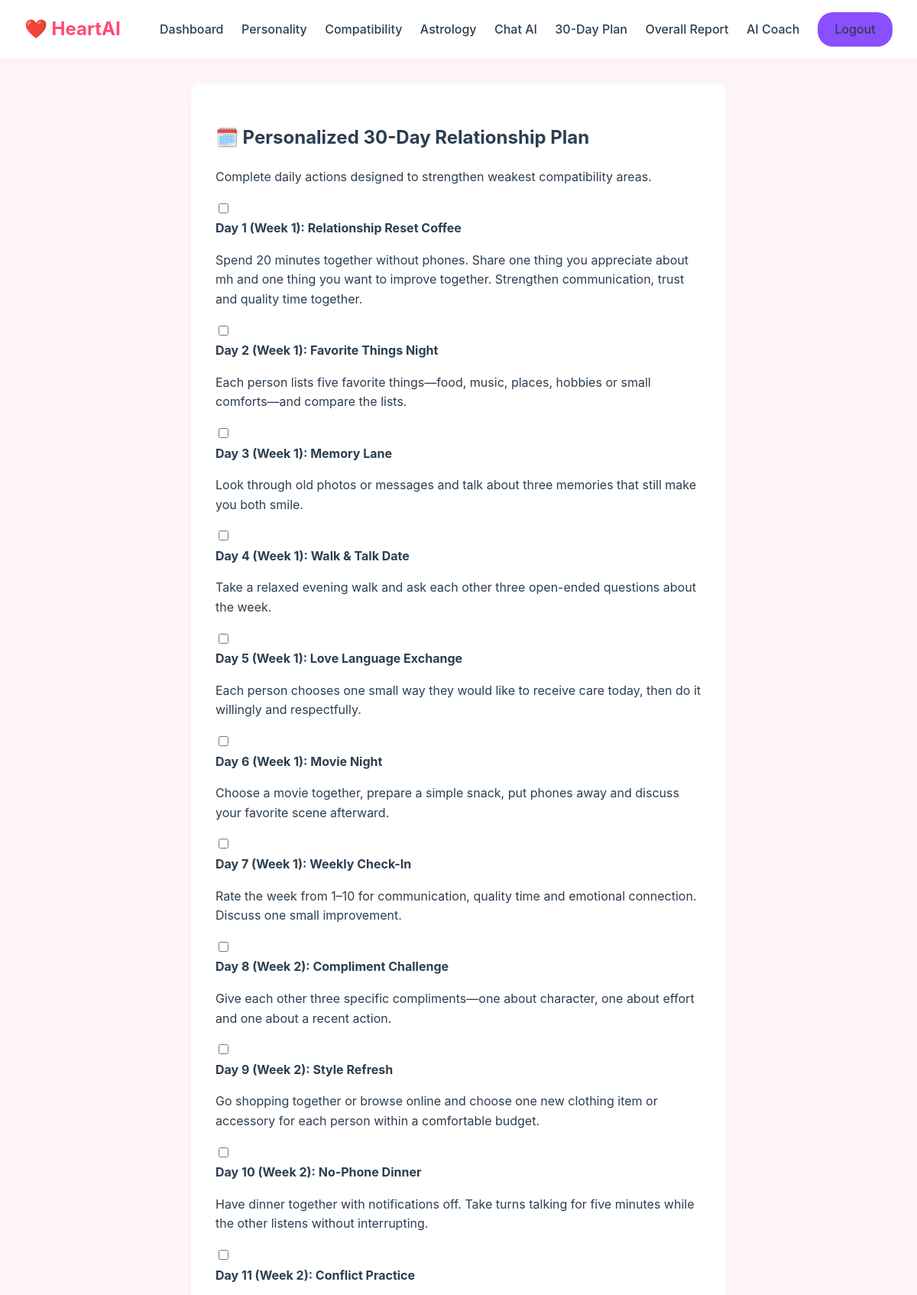
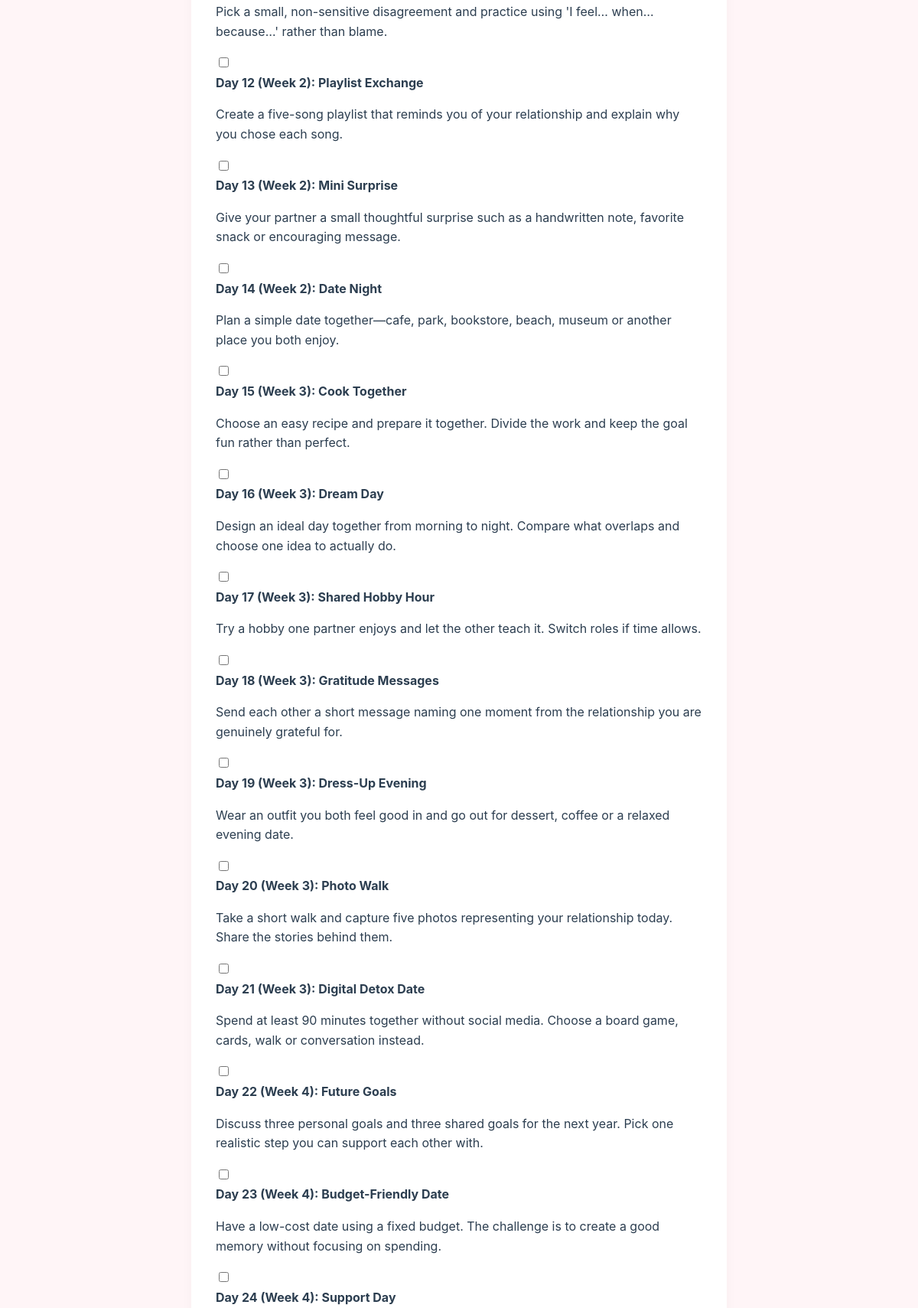
/plan (signed in, upper part), run on the app's committed database (2 pictures, top to bottom).
### models/relationship_plan.py (models this page shows)
class DailyTask(db.Model):
    __tablename__ = 'daily_tasks'
    id = db.Column(db.Integer, primary_key=True)
    plan_id = db.Column(db.Integer, db.ForeignKey('relationship_plans.id'), nullable=False)
    day_number = db.Column(db.Integer, nullable=False)
    week_number = db.Column(db.Integer, nullable=False)
    title = db.Column(db.String(150), nullable=False)
    description = db.Column(db.Text, nullable=False)
    completed = db.Column(db.Boolean, default=False)
    completed_at = db.Column(db.DateTime, nullable=True)

### routes/progress.py (the view)
@progress_bp.route("/plan")
def plan_view():
    user_id = session.get("user_id")
    if not user_id:
        return redirect(url_for("auth.login"))
    rel = current_relationship(user_id)
    if not rel:
        return redirect(url_for("compatibility.partner"))
    plan = (
        RelationshipPlan.query
        .filter_by(relationship_id=rel.id, status="active")
        .order_by(RelationshipPlan.id.desc())
        .first()
    )
    if not plan:
        assessment = AssessmentService.calculate(user_id, relationship_id=rel.id, save=False)
        if assessment:
            plan = AssessmentService.ensure_plan(assessment)
    tasks = (
        DailyTask.query
        .filter_by(plan_id=plan.id)
        .order_by(DailyTask.day_number.asc())
        .all()
        if plan else []
    )
    return render_template("relationship_plan.html", plan=plan, tasks=tasks)

### routes/progress.py (called while the page is built)
def current_relationship(user_id):
    return (
        Relationship.query
        .filter_by(user_id=user_id, status="active")
        .order_by(Relationship.id.desc())
        .first()
    )

### templates/relationship_plan.html (shortened to what this page needs)
{% extends "base.html" %}
{% block content %}
<div class="container-narrow">
    <div class="card">
        <h2>🗓️ Personalized 30-Day Relationship Plan</h2>
        <p>Complete daily actions designed to strengthen weakest compatibility areas.</p>
        {% if tasks %}
            <div class="task-list">
                {% for task in tasks %}
                    <div class="task-item {{ 'completed' if task.completed else '' }}" data-task-id="{{ task.id }}">
                        <input type="checkbox" {{ 'checked' if task.completed else '' }} onchange="toggleTask({{ task.id }}, this)">
                        <div class="task-details">
                            <strong>Day {{ task.day_number }} (Week {{ task.week_number }}): {{ task.title }}</strong>
                            <p>{{ task.description }}</p>
                        </div>
                    </div>
                {% endfor %}
            </div>
        {% else %}
            <p>No active plan found. Scores above 80% default to general maintenance recommendations.</p>
        {% endif %}
    </div>
</div>
{% endblock %}

### static/css/style.css (style rules this page uses)
:root { --primary-color: #ff4b72; --primary-hover: #e03e61; --secondary-color: #8a4fff; --bg-color: #fff5f7; --card-bg: #ffffff; --text-color: #2c3e50; --text-muted: #7f8c8d; --border-radius: 12px; }
body { margin: 0; font-family: -apple-system, BlinkMacSystemFont, "Segoe UI", Roboto, Helvetica, Arial, sans-serif; background-color: var(--bg-color); color: var(--text-color); line-height: 1.6; }
.card { background: var(--card-bg); border-radius: var(--border-radius); padding: 2rem; box-shadow: 0 4px 15px rgba(0,0,0,0.03); margin-bottom: 1.5rem; }
.container-narrow { max-width: 700px; margin: 0 auto; }

### data on the page
DailyTask: day_number "1", week_number "1", title "Relationship Reset Coffee", description "Spend 20 minutes together without phones. Share one thing you appreciate about mh and one thing you want to improve together. Strengthen communication, trust and quality time together."
DailyTask: day_number "2", week_number "1", title "Favorite Things Night", description "Each person lists five favorite things—food, music, places, hobbies or small comforts—and compare the lists."
DailyTask: day_number "3", week_number "1", title "Memory Lane", description "Look through old photos or messages and talk about three memories that still make you both smile."
DailyTask: day_number "4", week_number "1", title "Walk & Talk Date", description "Take a relaxed evening walk and ask each other three open-ended questions about the week."
DailyTask: day_number "5", week_number "1", title "Love Language Exchange", description "Each person chooses one small way they would like to receive care today, then do it willingly and respectfully."
DailyTask: day_number "6", week_number "1", title "Movie Night", description "Choose a movie together, prepare a simple snack, put phones away and discuss your favorite scene afterward."
DailyTask: day_number "7", week_number "1", title "Weekly Check-In", description "Rate the week from 1–10 for communication, quality time and emotional connection. Discuss one small improvement."
DailyTask: day_number "8", week_number "2", title "Compliment Challenge", description "Give each other three specific compliments—one about character, one about effort and one about a recent action."
DailyTask: day_number "9", week_number "2", title "Style Refresh", description "Go shopping together or browse online and choose one new clothing item or accessory for each person within a comfortable budget."
DailyTask: day_number "10", week_number "2", title "No-Phone Dinner", description "Have dinner together with notifications off. Take turns talking for five minutes while the other listens without interrupting."
DailyTask: day_number "11", week_number "2", title "Conflict Practice", description "Pick a small, non-sensitive disagreement and practice using 'I feel… when… because…' rather than blame."
DailyTask: day_number "12", week_number "2", title "Playlist Exchange", description "Create a five-song playlist that reminds you of your relationship and explain why you chose each song."
DailyTask: day_number "13", week_number "2", title "Mini Surprise", description "Give your partner a small thoughtful surprise such as a handwritten note, favorite snack or encouraging message."
DailyTask: day_number "14", week_number "2", title "Date Night", description "Plan a simple date together—cafe, park, bookstore, beach, museum or another place you both enjoy."
DailyTask: day_number "15", week_number "3", title "Cook Together", description "Choose an easy recipe and prepare it together. Divide the work and keep the goal fun rather than perfect."
DailyTask: day_number "16", week_number "3", title "Dream Day", description "Design an ideal day together from morning to night. Compare what overlaps and choose one idea to actually do."
DailyTask: day_number "17", week_number "3", title "Shared Hobby Hour", description "Try a hobby one partner enjoys and let the other teach it. Switch roles if time allows."
DailyTask: day_number "18", week_number "3", title "Gratitude Messages", description "Send each other a short message naming one moment from the relationship you are genuinely grateful for."
DailyTask: day_number "19", week_number "3", title "Dress-Up Evening", description "Wear an outfit you both feel good in and go out for dessert, coffee or a relaxed evening date."
DailyTask: day_number "20", week_number "3", title "Photo Walk", description "Take a short walk and capture five photos representing your relationship today. Share the stories behind them."
DailyTask: day_number "21", week_number "3", title "Digital Detox Date", description "Spend at least 90 minutes together without social media. Choose a board game, cards, walk or conversation instead."
DailyTask: day_number "22", week_number "4", title "Future Goals", description "Discuss three personal goals and three shared goals for the next year. Pick one realistic step you can support each other with."
DailyTask: day_number "23", week_number "4", title "Budget-Friendly Date", description "Have a low-cost date using a fixed budget. The challenge is to create a good memory without focusing on spending."
DailyTask: day_number "24", week_number "4", title "Support Day"
